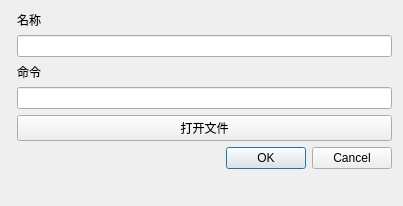
<?xml version="1.0" encoding="UTF-8"?>
<ui version="4.0">
 <class>Dialog</class>
 <widget class="QDialog" name="Dialog">
  <property name="geometry">
   <rect>
    <x>0</x>
    <y>0</y>
    <width>403</width>
    <height>206</height>
   </rect>
  </property>
  <property name="windowTitle">
   <string>Dialog</string>
  </property>
  <layout class="QFormLayout" name="formLayout">
   <item row="1" column="1">
    <widget class="QLineEdit" name="le_name"/>
   </item>
   <item row="3" column="1">
    <widget class="QLineEdit" name="le_cmd"/>
   </item>
   <item row="6" column="1">
    <widget class="QDialogButtonBox" name="buttonBox">
     <property name="orientation">
      <enum>Qt::Horizontal</enum>
     </property>
     <property name="standardButtons">
      <set>QDialogButtonBox::Cancel|QDialogButtonBox::Ok</set>
     </property>
     <property name="centerButtons">
      <bool>false</bool>
     </property>
    </widget>
   </item>
   <item row="0" column="1">
    <widget class="QLabel" name="label">
     <property name="text">
      <string>名称</string>
     </property>
    </widget>
   </item>
   <item row="2" column="1">
    <widget class="QLabel" name="label_2">
     <property name="text">
      <string>命令</string>
     </property>
    </widget>
   </item>
   <item row="5" column="1">
    <widget class="QPushButton" name="pb_open_file">
     <property name="text">
      <string>打开文件</string>
     </property>
    </widget>
   </item>
  </layout>
 </widget>
 <resources/>
 <connections>
  <connection>
   <sender>buttonBox</sender>
   <signal>accepted()</signal>
   <receiver>Dialog</receiver>
   <slot>accept()</slot>
   <hints>
    <hint type="sourcelabel">
     <x>248</x>
     <y>254</y>
    </hint>
    <hint type="destinationlabel">
     <x>157</x>
     <y>274</y>
    </hint>
   </hints>
  </connection>
  <connection>
   <sender>buttonBox</sender>
   <signal>rejected()</signal>
   <receiver>Dialog</receiver>
   <slot>reject()</slot>
   <hints>
    <hint type="sourcelabel">
     <x>316</x>
     <y>260</y>
    </hint>
    <hint type="destinationlabel">
     <x>286</x>
     <y>274</y>
    </hint>
   </hints>
  </connection>
 </connections>
</ui>
